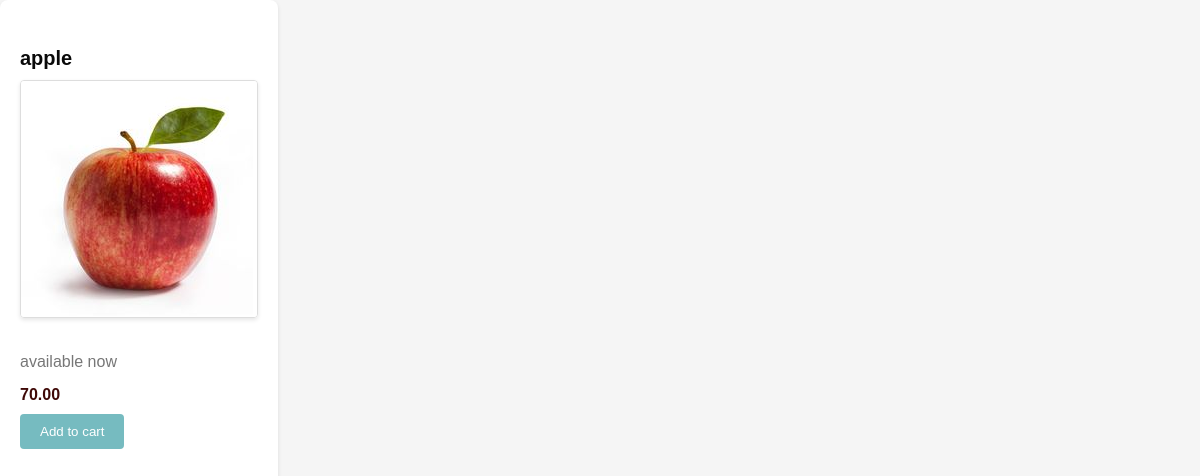
Page /inventory/product/3/ on the committed database.
### inventory/models.py (models this page shows)
class Product(models.Model):
    name = models.CharField(max_length=32)
    price = models.DecimalField(max_digits=8, decimal_places=2)
    stock = models.PositiveIntegerField()
    image = models.ImageField()
    description = models.TextField()
    date_created = models.DateTimeField(auto_now_add=True)
    date_update = models.DateTimeField(auto_now=True)

### inventory/views.py (the view)
# urls.py: path("product/<int:id>/",product_detail_view,name="product_detail_view"),
def product_detail_view(request,id):
    product = Product.objects.get(id = id)
    return render(request,"inventory/product_detail.html",{"product":product})

### templates/inventory/product_detail.html (shortened to what this page needs)
<!DOCTYPE html>
<html lang="en">
<head>
</head>
<body>
</head>
<div class="details">
    <h4 id="title">{{product.name}}</h4>
    <img src="{{product.image.url}}"/>
    <p>{{product.description}}</p>
    <span>{{product.price}}</span>
    <button id="btn">Add to cart</button>
</div>
</html>

### templates/inventory/product_detail.html (style rules this page uses)
body { font-family: Arial, sans-serif; background-color: #F5F5F5; margin: 0; padding: 0; display: flex; height: 100vh; }
.details { background-color: #fff; border-radius: 8px; padding: 20px; box-shadow: 0 2px 4px rgba(0, 0, 0, 0.1); }
#title { color: #0A0A0A; margin-bottom: 10px; font-size: 20px; text-align: left; }
img { max-width: 100%; height: auto; margin-bottom: 15px; border: 1px solid #ddd; border-radius: 4px; box-shadow: 0 2px 4px rgba(0, 0, 0, 0.1); }
p { color: #777; margin-bottom: 15px; }
span { font-weight: bold; color: #3f0907; display: block; margin-bottom: 10px; }
#btn { background-color: #76bbc0; color: white; border: none; padding: 10px 20px; border-radius: 4px; cursor: pointer; transition: background-color 0.3s ease; }

### rows in the picture
Product: name "apple", image (picture), description "available now", price "70.00"
